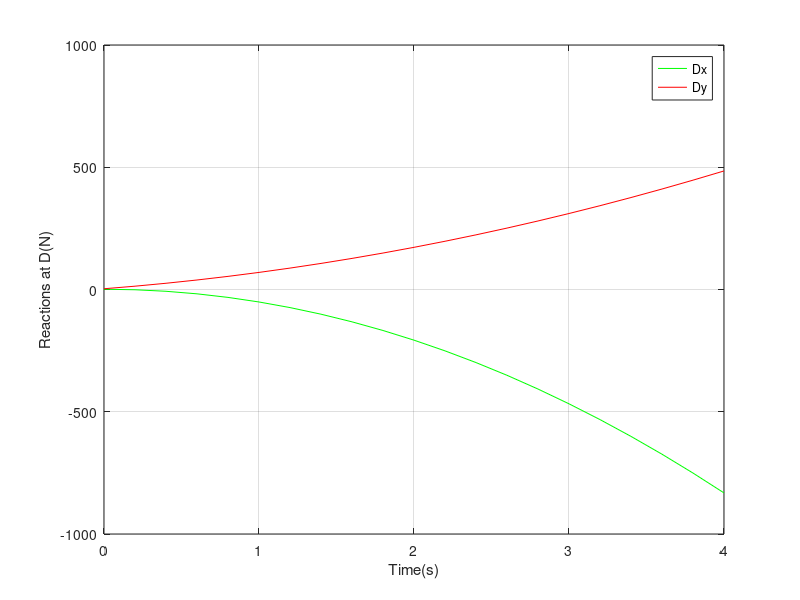
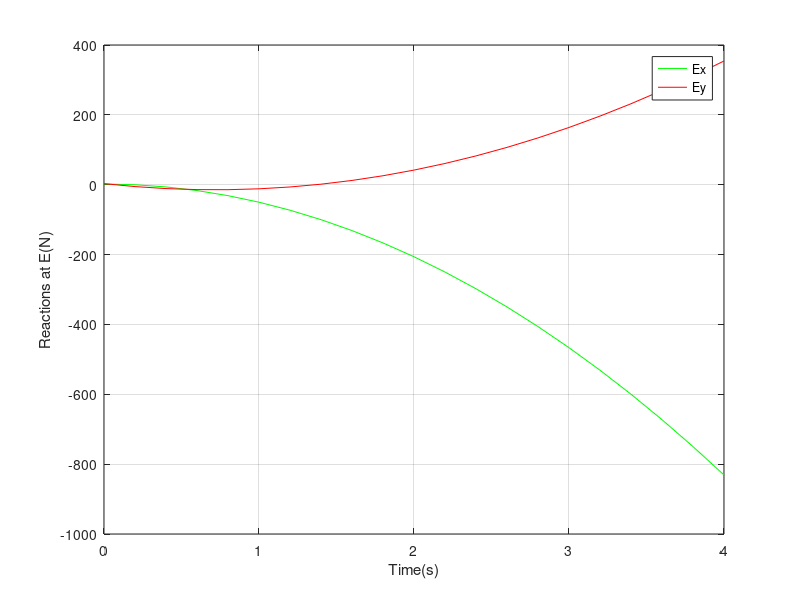

Recreate these plots in MATLAB, in order.
clear all
close all
clc

%--------------------Data--------------------

d_AB = 0.06;      %(m) Distance from A to B
d_BC = 0.12;      %(m) Distance from B to C
d_CD = 0.15;      %(m) Distance from C to D
d_DE = 0.30;      %(m) Distance from D to E
m = 3.0;          %(kg) Disk mass
r = 0.08;         %(m)
M0 = 1.0;         %(N*m)
omega_1_0 = 90;   %(rad/s)
alpha_1 = -15;    %(rad/s^2) Angular acceleration

%--------------------Angular acceleration--------------------

alpha_2 = M0/(m*(0.25*r^2+d_BC^2+d_AB^2)); %(rad/s^2)

%--------------------Angular acceleration--------------------

t = [0:0.2:4]; %Creates a time vector from 0s to 4s every 0.2s

omega_1 = omega_1_0 + alpha_1*t; %Calculates angular velocity_1 at each t

omega_2 = alpha_2*t; %Calculates angular velocity_2 at each t

%--------------------Calculates reactions at E--------------------

Ex = (m/d_DE)*(-0.5*r^2*alpha_1+d_CD*d_AB*alpha_2-d_CD*d_BC*omega_2.^2); %Reaction at E in the x direction

Ey = (m/d_DE)*(-0.5*r^2*omega_1.*omega_2+d_CD*d_BC*alpha_2+d_CD*d_AB*omega_2.^2); %Reaction at E in the y direction

%--------------------Calculates reactions at D--------------------

Dx = m*(d_AB*alpha_2-d_BC*omega_2.^2)-Ex; %Reaction at D in the x direction

Dy = m*(d_BC*alpha_2+d_AB*omega_2.^2)-Ey; %Reaction at D in the y direction

%--------------------Plots the graphs--------------------

figure(1)
plot(t,Dx,'g',t,Dy,'r')
xlabel('Time(s)')
ylabel('Reactions at D(N)')
legend('Dx','Dy')
grid on

figure(2)
plot(t,Ex,'g',t,Ey,'r')
xlabel('Time(s)')
ylabel('Reactions at E(N)')
legend('Ex','Ey')
grid on

%--------------------Ey(t) Function--------------------

function Ey_val = Ey_t(t)

    d_AB = 0.06;      %(m) Distance from A to B
    d_BC = 0.12;      %(m) Distance from B to C
    d_CD = 0.15;      %(m) Distance from C to D
    d_DE = 0.30;      %(m) Distance from D to E
    m = 3.0;          %(kg) Disk mass
    r = 0.08;         %(m)
    M0 = 1.0;         %(N*m)
    omega_1_0 = 90;   %(rad/s)
    alpha_1 = -15;    %(rad/s^2) Angular acceleration

    alpha_2 = M0/( m*(0.25*r^2 + d_BC^2 + d_AB^2) ); % Calculates angular acceleration_2

    omega_1 = omega_1_0 + alpha_1*t;   % Calculates angular velocity_1
    omega_2 = alpha_2 * t;             % Calculates angular velocity_2

    % Calculates Ey
    Ey_val = (m/d_DE) * ( -0.5*r^2 .* omega_1 .* omega_2 + d_CD*d_BC*alpha_2 + d_CD*d_AB .* (omega_2).^2 );
end

%--------------------Ex(t) Function--------------------

function Ex_val = Ex_t(t)

    d_AB = 0.06;      %(m) Distance from A to B
    d_BC = 0.12;      %(m) Distance from B to C
    d_CD = 0.15;      %(m) Distance from C to D
    d_DE = 0.30;      %(m) Distance from D to E
    m = 3.0;          %(kg) Disk mass
    r = 0.08;         %(m)
    M0 = 1.0;         %(N*m)
    omega_1_0 = 90;   %(rad/s)
    alpha_1 = -15;    %(rad/s^2) Angular acceleration

    alpha_2 = M0/( m*(0.25*r^2 + d_BC^2 + d_AB^2) ); % Calculates angular acceleration_2

    % Calculates Ex
    Ex_val = (m/d_DE) * ( -0.5*r^2 * alpha_1 + d_CD*d_AB*alpha_2 - d_CD*d_BC*(alpha_2*t).^2 );
end

%--------------------Bisection method function--------------------

function raiz = bisseccao(f, a, b, tol, maxIter)

    if f(a) * f(b) > 0
        error('The interval does not contain a sign change.');
    end

    for k = 1:maxIter

        c = (a + b) / 2;

        if abs(f(c)) < tol || (b - a)/2 < tol
            raiz = c;
            return;
        end

        if f(a)*f(c) < 0
            b = c;
        else
            a = c;
        end
    end

    raiz = (a + b)/2;
    fprintf('Best approximation after %d iterations: t = %.8f\n', maxIter, raiz);

end
